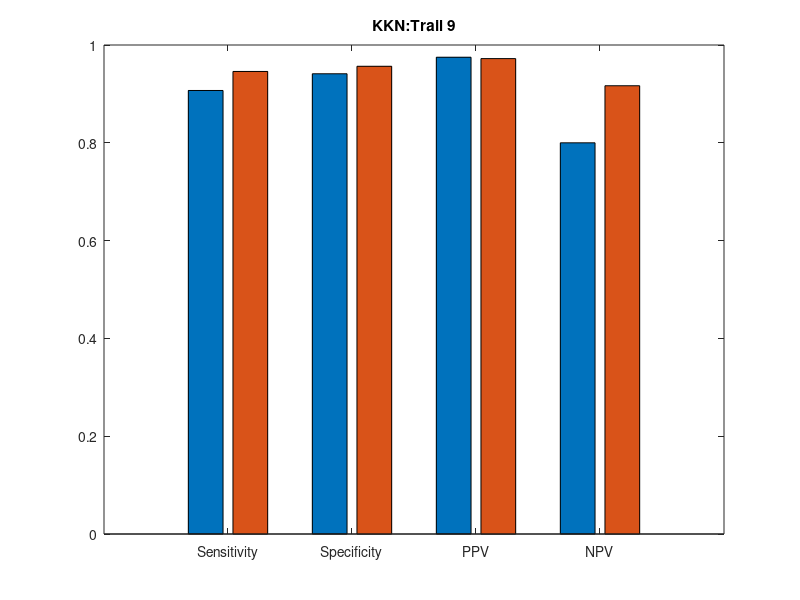

MATLAB code for this plot:
% code to draw bar graphs
x=1:4;
% y contains the values of performance metrics of train 
% and test data on left and right respectively.
y = [0.907 0.9459;0.9412 0.9565;0.975 0.9722;0.8 0.9167];
bar(x,y);
title('KKN:Trail 9');
name = {'Sensitivity', 'Specificity', 'PPV', 'NPV'};
set(gca,'XTickLabel', name);